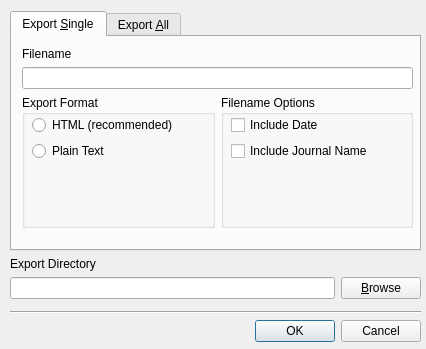
<?xml version="1.0" encoding="UTF-8"?>
<ui version="4.0">
 <class>EntryExporter</class>
 <widget class="QDialog" name="EntryExporter">
  <property name="geometry">
   <rect>
    <x>0</x>
    <y>0</y>
    <width>426</width>
    <height>349</height>
   </rect>
  </property>
  <property name="windowTitle">
   <string>Dialog</string>
  </property>
  <widget class="QWidget" name="layoutWidget">
   <property name="geometry">
    <rect>
     <x>10</x>
     <y>11</y>
     <width>411</width>
     <height>331</height>
    </rect>
   </property>
   <layout class="QGridLayout" name="gridLayout_2">
    <item row="0" column="0" colspan="2">
     <widget class="QTabWidget" name="tabWidget">
      <property name="currentIndex">
       <number>0</number>
      </property>
      <widget class="QWidget" name="ExportEntry">
       <attribute name="icon">
        <iconset resource="images.qrc">
         <normaloff>:/icons/page_white.png</normaloff>:/icons/page_white.png</iconset>
       </attribute>
       <attribute name="title">
        <string>Export &amp;Single</string>
       </attribute>
       <attribute name="toolTip">
        <string>Export single (currently selected) entry</string>
       </attribute>
       <widget class="QWidget" name="layoutWidget1">
        <property name="geometry">
         <rect>
          <x>10</x>
          <y>10</y>
          <width>391</width>
          <height>181</height>
         </rect>
        </property>
        <layout class="QGridLayout" name="gridLayout" rowstretch="0,0,1" columnstretch="1,1">
         <item row="0" column="0" colspan="2">
          <widget class="QLabel" name="label_2">
           <property name="text">
            <string>Filename</string>
           </property>
          </widget>
         </item>
         <item row="1" column="0" colspan="2">
          <widget class="QLineEdit" name="FileName">
           <property name="readOnly">
            <bool>true</bool>
           </property>
          </widget>
         </item>
         <item row="2" column="0">
          <widget class="QGroupBox" name="groupBox_2">
           <property name="title">
            <string>Export Format</string>
           </property>
           <widget class="QWidget" name="layoutWidget2">
            <property name="geometry">
             <rect>
              <x>10</x>
              <y>20</y>
              <width>171</width>
              <height>101</height>
             </rect>
            </property>
            <layout class="QVBoxLayout" name="verticalLayout_2">
             <item>
              <widget class="QRadioButton" name="HTML">
               <property name="toolTip">
                <string>&lt;p&gt;Export the entry to a HTML-formatted document that may be viewed with a web browser. This option preserves text formatting. &lt;/p&gt;</string>
               </property>
               <property name="text">
                <string>HTML (recommended)</string>
               </property>
              </widget>
             </item>
             <item>
              <widget class="QRadioButton" name="PlainText">
               <property name="toolTip">
                <string>&lt;p&gt;Export the entry to a plain text document that may be viewed with a text editor. This option &lt;b&gt;does not&lt;/b&gt; preserve text formatting.&lt;/p&gt;</string>
               </property>
               <property name="text">
                <string>Plain Text</string>
               </property>
              </widget>
             </item>
             <item>
              <spacer name="verticalSpacer_3">
               <property name="orientation">
                <enum>Qt::Vertical</enum>
               </property>
               <property name="sizeType">
                <enum>QSizePolicy::MinimumExpanding</enum>
               </property>
               <property name="sizeHint" stdset="0">
                <size>
                 <width>20</width>
                 <height>40</height>
                </size>
               </property>
              </spacer>
             </item>
            </layout>
           </widget>
          </widget>
         </item>
         <item row="2" column="1">
          <widget class="QGroupBox" name="groupBox">
           <property name="title">
            <string>Filename Options</string>
           </property>
           <widget class="QWidget" name="layoutWidget3">
            <property name="geometry">
             <rect>
              <x>10</x>
              <y>20</y>
              <width>171</width>
              <height>101</height>
             </rect>
            </property>
            <layout class="QVBoxLayout" name="verticalLayout">
             <item>
              <widget class="QCheckBox" name="IncludeDate">
               <property name="toolTip">
                <string>&lt;p&gt;Include the date on which the entry was made in the filename. (recommended)&lt;/p&gt;</string>
               </property>
               <property name="text">
                <string>Include Date </string>
               </property>
              </widget>
             </item>
             <item>
              <widget class="QCheckBox" name="IncludeJournalName">
               <property name="toolTip">
                <string>&lt;p&gt;Include the name of the journal this entry came from in the filename. (recommended)&lt;/p&gt;</string>
               </property>
               <property name="text">
                <string>Include Journal Name</string>
               </property>
              </widget>
             </item>
             <item>
              <spacer name="verticalSpacer_4">
               <property name="orientation">
                <enum>Qt::Vertical</enum>
               </property>
               <property name="sizeType">
                <enum>QSizePolicy::MinimumExpanding</enum>
               </property>
               <property name="sizeHint" stdset="0">
                <size>
                 <width>20</width>
                 <height>40</height>
                </size>
               </property>
              </spacer>
             </item>
            </layout>
           </widget>
          </widget>
         </item>
        </layout>
       </widget>
      </widget>
      <widget class="QWidget" name="ExportDatabase">
       <attribute name="icon">
        <iconset resource="images.qrc">
         <normaloff>:/icons/page_white_stack.png</normaloff>:/icons/page_white_stack.png</iconset>
       </attribute>
       <attribute name="title">
        <string>Export &amp;All</string>
       </attribute>
       <attribute name="toolTip">
        <string>Export the entire database to one file</string>
       </attribute>
       <widget class="QWidget" name="layoutWidget8">
        <property name="geometry">
         <rect>
          <x>10</x>
          <y>10</y>
          <width>391</width>
          <height>181</height>
         </rect>
        </property>
        <layout class="QGridLayout" name="gridLayout_3" rowstretch="0,0,1">
         <item row="0" column="0" colspan="2">
          <widget class="QLabel" name="label_3">
           <property name="text">
            <string>Filename</string>
           </property>
          </widget>
         </item>
         <item row="1" column="0" colspan="2">
          <widget class="QLineEdit" name="FileName_2">
           <property name="readOnly">
            <bool>true</bool>
           </property>
          </widget>
         </item>
         <item row="2" column="0">
          <widget class="QGroupBox" name="groupBox_3">
           <property name="title">
            <string>Export Format</string>
           </property>
           <widget class="QWidget" name="layoutWidget_2">
            <property name="geometry">
             <rect>
              <x>10</x>
              <y>20</y>
              <width>171</width>
              <height>101</height>
             </rect>
            </property>
            <layout class="QVBoxLayout" name="verticalLayout_3">
             <item>
              <widget class="QRadioButton" name="HTML_2">
               <property name="toolTip">
                <string>&lt;p&gt;Export the entry to a HTML-formatted document that may be viewed with a web browser. This option preserves text formatting. &lt;/p&gt;</string>
               </property>
               <property name="text">
                <string>HTML (recommended)</string>
               </property>
              </widget>
             </item>
             <item>
              <widget class="QRadioButton" name="PlainText_2">
               <property name="toolTip">
                <string>&lt;p&gt;Export the entry to a plain text document that may be viewed with a text editor. This option &lt;b&gt;does not&lt;/b&gt; preserve text formatting.&lt;/p&gt;</string>
               </property>
               <property name="text">
                <string>Plain Text</string>
               </property>
              </widget>
             </item>
             <item>
              <spacer name="verticalSpacer_5">
               <property name="orientation">
                <enum>Qt::Vertical</enum>
               </property>
               <property name="sizeType">
                <enum>QSizePolicy::MinimumExpanding</enum>
               </property>
               <property name="sizeHint" stdset="0">
                <size>
                 <width>20</width>
                 <height>40</height>
                </size>
               </property>
              </spacer>
             </item>
            </layout>
           </widget>
          </widget>
         </item>
         <item row="2" column="1">
          <widget class="QGroupBox" name="groupBox_4">
           <property name="title">
            <string>File Options</string>
           </property>
           <widget class="QWidget" name="layoutWidget6">
            <property name="geometry">
             <rect>
              <x>10</x>
              <y>20</y>
              <width>171</width>
              <height>101</height>
             </rect>
            </property>
            <layout class="QVBoxLayout" name="verticalLayout_4">
             <item>
              <widget class="QCheckBox" name="IncludeExportDate">
               <property name="text">
                <string>Include Export Date</string>
               </property>
              </widget>
             </item>
             <item>
              <widget class="QRadioButton" name="asc">
               <property name="toolTip">
                <string>Place oldest entry first</string>
               </property>
               <property name="text">
                <string>Sort Ascending</string>
               </property>
              </widget>
             </item>
             <item>
              <widget class="QRadioButton" name="desc">
               <property name="toolTip">
                <string>Place newest entry first</string>
               </property>
               <property name="text">
                <string>Sort Descending</string>
               </property>
              </widget>
             </item>
             <item>
              <spacer name="verticalSpacer_2">
               <property name="orientation">
                <enum>Qt::Vertical</enum>
               </property>
               <property name="sizeType">
                <enum>QSizePolicy::MinimumExpanding</enum>
               </property>
               <property name="sizeHint" stdset="0">
                <size>
                 <width>20</width>
                 <height>41</height>
                </size>
               </property>
              </spacer>
             </item>
            </layout>
           </widget>
          </widget>
         </item>
        </layout>
       </widget>
      </widget>
     </widget>
    </item>
    <item row="1" column="0" colspan="2">
     <widget class="QLabel" name="label">
      <property name="text">
       <string>Export Directory</string>
      </property>
     </widget>
    </item>
    <item row="2" column="0">
     <widget class="QLineEdit" name="ExportLocation"/>
    </item>
    <item row="2" column="1">
     <widget class="QPushButton" name="BrowseButton">
      <property name="text">
       <string>&amp;Browse</string>
      </property>
      <property name="icon">
       <iconset resource="images.qrc">
        <normaloff>:/icons/folder.png</normaloff>:/icons/folder.png</iconset>
      </property>
     </widget>
    </item>
    <item row="5" column="0" colspan="2">
     <widget class="QDialogButtonBox" name="buttonBox">
      <property name="orientation">
       <enum>Qt::Horizontal</enum>
      </property>
      <property name="standardButtons">
       <set>QDialogButtonBox::Cancel|QDialogButtonBox::Ok</set>
      </property>
     </widget>
    </item>
    <item row="4" column="0" colspan="2">
     <widget class="Line" name="line">
      <property name="orientation">
       <enum>Qt::Horizontal</enum>
      </property>
     </widget>
    </item>
    <item row="3" column="0" colspan="2">
     <spacer name="verticalSpacer">
      <property name="orientation">
       <enum>Qt::Vertical</enum>
      </property>
      <property name="sizeType">
       <enum>QSizePolicy::Maximum</enum>
      </property>
      <property name="sizeHint" stdset="0">
       <size>
        <width>20</width>
        <height>6</height>
       </size>
      </property>
     </spacer>
    </item>
   </layout>
  </widget>
 </widget>
 <resources>
  <include location="images.qrc"/>
 </resources>
 <connections>
  <connection>
   <sender>buttonBox</sender>
   <signal>accepted()</signal>
   <receiver>EntryExporter</receiver>
   <slot>accept()</slot>
   <hints>
    <hint type="sourcelabel">
     <x>248</x>
     <y>254</y>
    </hint>
    <hint type="destinationlabel">
     <x>157</x>
     <y>274</y>
    </hint>
   </hints>
  </connection>
  <connection>
   <sender>buttonBox</sender>
   <signal>rejected()</signal>
   <receiver>EntryExporter</receiver>
   <slot>reject()</slot>
   <hints>
    <hint type="sourcelabel">
     <x>316</x>
     <y>260</y>
    </hint>
    <hint type="destinationlabel">
     <x>286</x>
     <y>274</y>
    </hint>
   </hints>
  </connection>
 </connections>
</ui>
